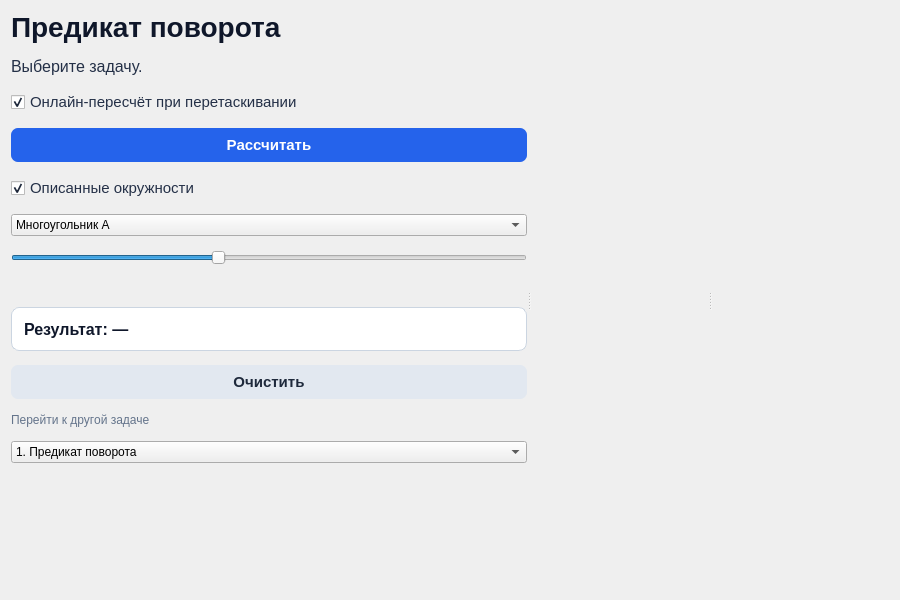
<?xml version="1.0" encoding="UTF-8"?>
<ui version="4.0">
 <class>GeometryPage</class>
 <widget class="QWidget" name="GeometryPage">
  <property name="geometry">
   <rect>
    <x>0</x>
    <y>0</y>
    <width>900</width>
    <height>600</height>
   </rect>
  </property>
  <property name="windowTitle">
   <string>Геометрия</string>
  </property>
  <layout class="QHBoxLayout" name="pageLayout">
   <property name="spacing">
    <number>16</number>
   </property>
   <item>
    <widget class="QSplitter" name="mainSplitter">
     <property name="orientation">
      <enum>Qt::Horizontal</enum>
     </property>
     <widget class="QWidget" name="controlPanel" native="true">
      <layout class="QVBoxLayout" name="controlLayout">
       <property name="spacing">
        <number>14</number>
       </property>
       <item>
        <widget class="QLabel" name="pageTitleLabel">
         <property name="styleSheet">
          <string notr="true">color: #0f172a; font-size: 28px; font-weight: 700;</string>
         </property>
         <property name="text"><string>Предикат поворота</string></property>
        </widget>
       </item>
       <item>
        <widget class="QLabel" name="taskInfoLabel">
         <property name="text">
          <string>Выберите задачу.</string>
         </property>
         <property name="styleSheet"><string notr="true">color: #243047; font-size: 16px; line-height: 1.35;</string></property>
         <property name="wordWrap"><bool>true</bool></property>
        </widget>
       </item>
       <item>
        <widget class="QCheckBox" name="onlineCheckBox">
         <property name="styleSheet"><string notr="true">font-size: 15px; color: #243047;</string></property>
         <property name="text"><string>Онлайн-пересчёт при перетаскивании</string></property>
         <property name="checked"><bool>true</bool></property>
        </widget>
       </item>
       <item>
        <widget class="QPushButton" name="calculateButton">
         <property name="styleSheet"><string notr="true">background: #2563eb; border: none; border-radius: 7px; color: white; font-size: 15px; font-weight: 600; padding: 8px 14px;</string></property>
         <property name="text"><string>Рассчитать</string></property>
        </widget>
       </item>
       <item>
        <widget class="QCheckBox" name="circumcirclesCheckBox">
         <property name="styleSheet"><string notr="true">font-size: 15px; color: #243047;</string></property>
         <property name="text"><string>Описанные окружности</string></property>
         <property name="checked"><bool>true</bool></property>
        </widget>
       </item>
       <item>
        <widget class="QComboBox" name="polygonComboBox">
         <item>
          <property name="text"><string>Многоугольник A</string></property>
         </item>
         <item>
          <property name="text"><string>Многоугольник B</string></property>
         </item>
        </widget>
       </item>
       <item>
        <widget class="QSlider" name="bezierSlider">
         <property name="minimum"><number>0</number></property><property name="maximum"><number>100</number></property><property name="value"><number>40</number></property>
         <property name="orientation"><enum>Qt::Horizontal</enum></property>
        </widget>
       </item>
       <item>
        <widget class="QLabel" name="hintLabel">
         <property name="wordWrap"><bool>true</bool></property>
         <property name="text"></property>
        </widget>
       </item>
       <item>
        <widget class="QLabel" name="resultLabel">
         <property name="minimumSize"><size><width>0</width><height>44</height></size></property>
         <property name="styleSheet"><string notr="true">background: white; border: 1px solid #cbd5e1; border-radius: 8px; color: #0f172a; font-size: 16px; font-weight: 600; padding: 8px;</string></property>
         <property name="text">
          <string>Результат: —</string>
         </property>
         <property name="wordWrap"><bool>true</bool></property>
        </widget>
       </item>
       <item>
        <widget class="QPushButton" name="clearButton">
         <property name="styleSheet"><string notr="true">background: #e2e8f0; border: none; border-radius: 7px; color: #1e293b; font-size: 15px; font-weight: 600; padding: 8px 14px;</string></property>
         <property name="text">
          <string>Очистить</string>
         </property>
        </widget>
       </item>
       <item>
        <widget class="QLabel" name="otherTaskLabel">
         <property name="styleSheet"><string notr="true">color: #64748b; font-size: 12px;</string></property>
         <property name="text"><string>Перейти к другой задаче</string></property>
        </widget>
       </item>
       <item>
        <widget class="QComboBox" name="taskComboBox">
         <item><property name="text"><string>1. Предикат поворота</string></property></item>
         <item><property name="text"><string>2. Пересечение двух отрезков</string></property></item>
         <item><property name="text"><string>3. Предикат с длинной арифметикой</string></property></item>
         <item><property name="text"><string>4. Автотесты (CTest)</string></property></item>
         <item><property name="text"><string>5. Выпуклая оболочка</string></property></item>
         <item><property name="text"><string>6. Триангуляция Делоне</string></property></item>
         <item><property name="text"><string>7. Пересечение выпуклых (A ∩ B)</string></property></item>
         <item><property name="text"><string>8. Объединение выпуклых (A ∪ B)</string></property></item>
         <item><property name="text"><string>9. Разность выпуклых (A \ B)</string></property></item>
         <item><property name="text"><string>10. Зарезервировано</string></property></item>
         <item><property name="text"><string>11. Зарезервировано</string></property></item>
         <item><property name="text"><string>12. Зарезервировано</string></property></item>
         <item><property name="text"><string>13. Кривые Безье</string></property></item>
        </widget>
       </item>
       <item>
        <spacer name="controlSpacer">
         <property name="orientation">
          <enum>Qt::Vertical</enum>
         </property>
         <property name="sizeHint" stdset="0">
          <size>
           <width>20</width>
           <height>40</height>
          </size>
         </property>
        </spacer>
       </item>
      </layout>
     </widget>
     <widget class="GeometryCanvas" name="canvas" native="true"/>
     <widget class="LongArithmeticPage" name="longArithmeticPage" native="true"/>
    </widget>
   </item>
  </layout>
 </widget>
 <customwidgets>
  <customwidget>
   <class>GeometryCanvas</class>
   <extends>QWidget</extends>
   <header>geometrycanvas.h</header>
  </customwidget>
  <customwidget>
   <class>LongArithmeticPage</class>
   <extends>QWidget</extends>
   <header>longarithmeticpage.h</header>
  </customwidget>
 </customwidgets>
 <resources/>
 <connections/>
</ui>
